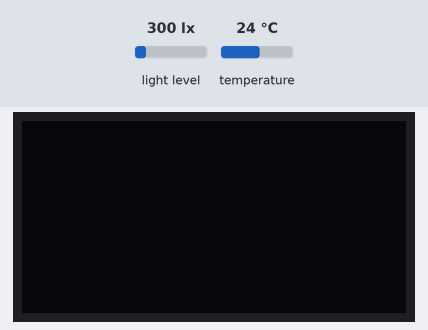
Recording of a sketch running on a simulated ESP32. On the bench: 128×64 one-colour display. Wiring (inferred from the names in the program): BH1750 light sensor at I2C address 0x23. Inputs (shaded band) come from the test bench; at power-on: light level 300 lx, temperature 24 °C. WiFi joins after 1.5 s; servers stay silent unless stated; what the sketch prints to the serial monitor is not drawn.

Above: at 3.0 s.
3.1 s: light level set to 40 lx
At 7.4 s:
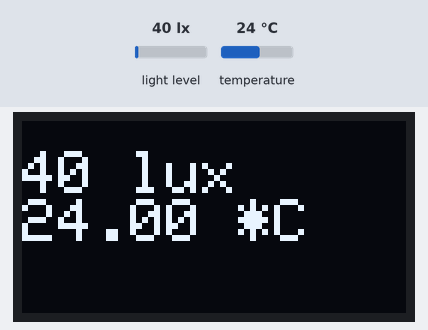
8.1 s: temperature set to 12 °C
At 9.6 s:
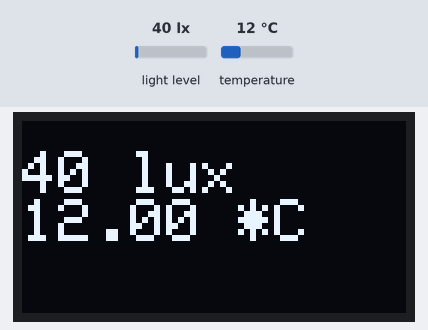
10.5 s: light level set to 500 lx
At 15.0 s:
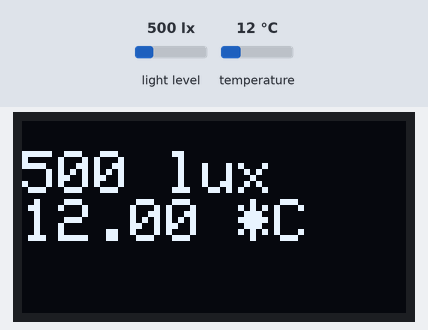
15.3 s: temperature set to 19 °C
At 17.5 s:
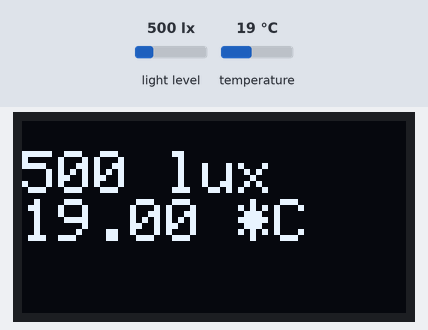
Timing chart, 0 to 18.7 s (numbered marks = the images above; inputs shaded):
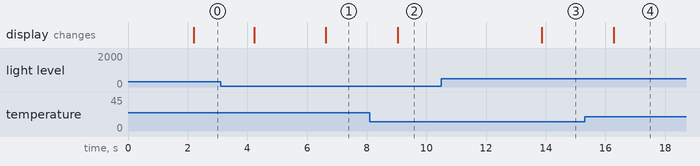

The sketch:

test_week_5.ino
```cpp
#include <Wire.h>
#include <math.h>
#include <Adafruit_BMP280.h>
#include <Adafruit_GFX.h>
#include <Adafruit_SSD1306.h>
#include <WiFi.h>
#include <WiFiClient.h>
#include <BlynkSimpleEsp32.h>

#define SCREEN_WIDTH 128 // OLED display width, in pixels
#define SCREEN_HEIGHT 64 // OLED display height, in pixels
#define BLYNK_PRINT Serial

// Declaration for an SSD1306 display connected to I2C (SDA, SCL pins)
Adafruit_SSD1306 display(SCREEN_WIDTH, SCREEN_HEIGHT, &Wire, -1);

Adafruit_BMP280 bmp; // I2C Interface

int BH1750address = 0x23; //i2c address

byte buff[2];

// You should get Auth Token in the Blynk App.
// Go to the Project Settings (nut icon).
char auth[] = "Ar1PjwKigsksRGmKdsGZS049LMMtn22l";

// Your WiFi credentials.
// Set password to "" for open networks.
char ssid[] = "stefwifi";
char pass[] = "stef1234";
void setup()
{
    delay(10);
  Serial.print("Connecting to ");
  Serial.println(ssid);

  WiFi.begin(ssid, pass);
  int wifi_ctr = 0;
  while (WiFi.status() != WL_CONNECTED) {
    delay(500);
    Serial.print(".");
  }

  Serial.println("WiFi connected");

  Blynk.begin(auth, ssid, pass);


  Wire.begin();
  Serial.begin(57600);
   Serial.println(F("BMP280 test"));

  if (!bmp.begin()) {
    Serial.println(F("Could not find a valid BMP280 sensor, check wiring!"));
    while (1);
  }

  /* Default settings from datasheet. */
  bmp.setSampling(Adafruit_BMP280::MODE_NORMAL,     /* Operating Mode. */
                  Adafruit_BMP280::SAMPLING_X2,     /* Temp. oversampling */
                  Adafruit_BMP280::SAMPLING_X16,    /* Pressure oversampling */
                  Adafruit_BMP280::FILTER_X16,      /* Filtering. */
                  Adafruit_BMP280::STANDBY_MS_500); /* Standby time. */
}

void loop()
{
  Blynk.run();

  int i;
  uint16_t val=0;
  BH1750_Init(BH1750address);
  delay(200);

  if(2==BH1750_Read(BH1750address))
  {
    val=((buff[0]<<8)|buff[1])/1.2;
    Serial.print(val,DEC);
    Serial.println(" lux");
  }
  delay(150);
    Serial.print(F("Temperature = "));
    Serial.print(bmp.readTemperature());
    Serial.println(" *C");
    Serial.println();
    if(!display.begin(SSD1306_SWITCHCAPVCC, 0x3C)) { // Address 0x3D for 128x64
    Serial.println(F("SSD1306 allocation failed"));
    for(;;);
  }
    delay(2000);

    display.clearDisplay();
    display.setTextSize(2);
    display.setTextColor(WHITE);
    display.setCursor(0, 10);
    display.print(val,DEC);
    display.println(" lux");
    display.print(bmp.readTemperature());
    display.println(" *C");
    display.display();
    Blynk.virtualWrite(V1, bmp.readTemperature()); //send temperature value to virtual pin 1; add gauge to app & assign to virtual pin 1
    Blynk.virtualWrite(V2, val,DEC); //send lux value to virtual pin 2; add gauge to app & assign to virtual pin 2
}

int BH1750_Read(int address) //
{
  int i=0;
  Wire.beginTransmission(address);
  Wire.requestFrom(address, 2);
  while(Wire.available()) //
  {
    buff[i] = Wire.read();  // receive one byte
    i++;
  }
  Wire.endTransmission();
  return i;
}

void BH1750_Init(int address)
{
  Wire.beginTransmission(address);
  Wire.write(0x10);//1lx reolution 120ms
  Wire.endTransmission();
}
```

Measured:
- after the input at 3.1 s, the display: first differs from a run without the input after 3.5 s (image 1)
- after the input at 8.1 s, the display: changes after 0.94 s (image 2)
- after the input at 10.5 s, the display: changes after 3.4 s (image 3)
- after the input at 15.3 s, the display: changes after 0.98 s (image 4)
